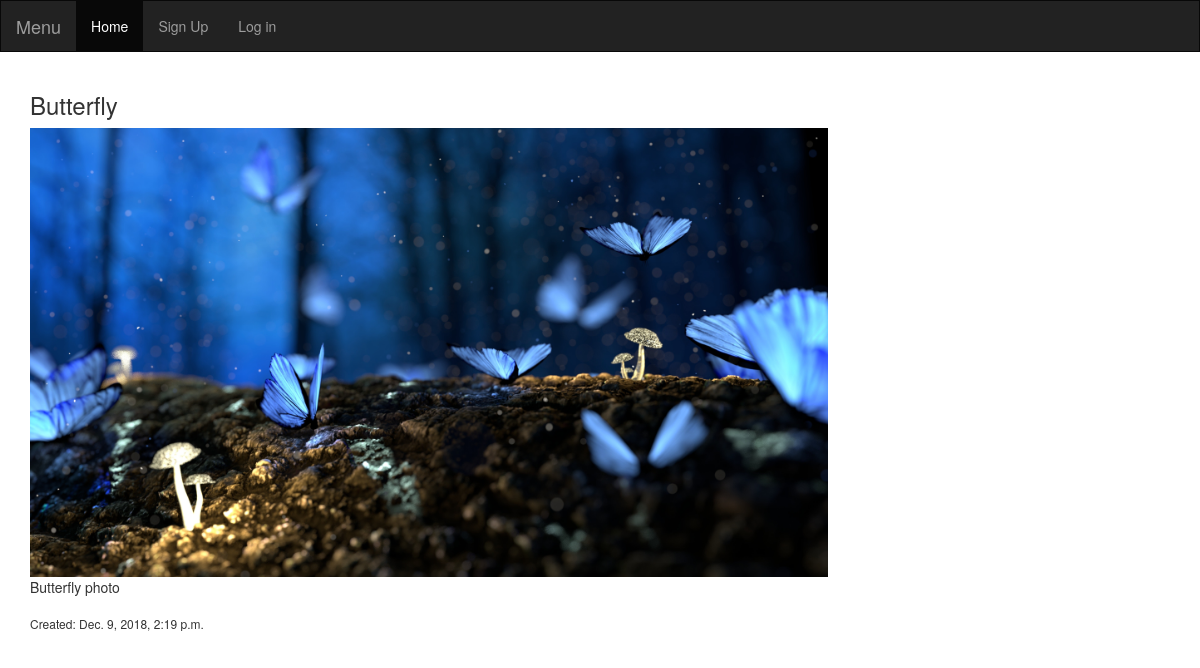
/content/14/butterfly/, run on the app's committed database.
### contentapp/models.py (models this page shows, shortened)
class ContentPost(models.Model):
    user = models.ForeignKey(User, related_name="photos", on_delete=models.CASCADE)
    pub_date = models.DateTimeField(auto_now_add=True)
    title = models.CharField(max_length=100)
    description = models.TextField()
    slug = models.SlugField(max_length=200, unique=False)
    media_content = models.FileField(upload_to='content/%Y/%m/%d', blank=False, unique=True, verbose_name='Media file')
    class Meta:
        ordering = ['-pub_date']
    def check_file_extension(self):
        file_extension = os.path.splitext(self.media_content.name)[1]
        file_extension = file_extension.lower()
        img_extensions = ['.jpg', '.jpeg', '.png', '.tiff', '.gif']
        video_extensions = ['.avi', '.mp4', '.mov', '.mkv']
        if file_extension in img_extensions:
            return 'image'
        elif file_extension in video_extensions:
            return 'video'
        else:
            return None

### contentapp/views.py (the view)
# urls.py: re_path(r'^(?P<id>\d+)/(?P<slug>[-\w]+)/$', views.detail_content, name='detail_content'),
def detail_content(request, id, slug):
    try:
        post = get_object_or_404(ContentPost, id=id, slug=slug)
    except ConnectionResetError:
        pass
    return render(request, 'contentapp/post_detail.html', {
        'post': post
    })

### templates/contentapp/post_detail.html (shortened to what this page needs)
{% extends 'base.html' %}
{% block content %}
    <div class="container">
        <h3>{{ post.title }}</h3>
        {% if post.check_file_extension == 'image' %}
            <img src="{{ MEDIA_URL }}{{ post.media_content }}" alt="" style="width: 70%;">
        {% elif post.check_file_extension == 'video' %}
            <video width="700" height="450" controls>
                <source src="{{ MEDIA_URL }}{{ post.media_content }}" type="video/mp4">
            </video>
        {% else %}
            <div>{{ post.media_content }}</div>
        {% endif %}
        <p>{{ post.description}}</p>
        <h6 style="margin-top: 20px;">Created: {{ post.pub_date }}</h6>
    </div>
{% endblock %}

### data on the page
ContentPost: title "Butterfly", media_content (picture), description "Butterfly photo", pub_date "Dec. 9, 2018, 2:19 p.m."
